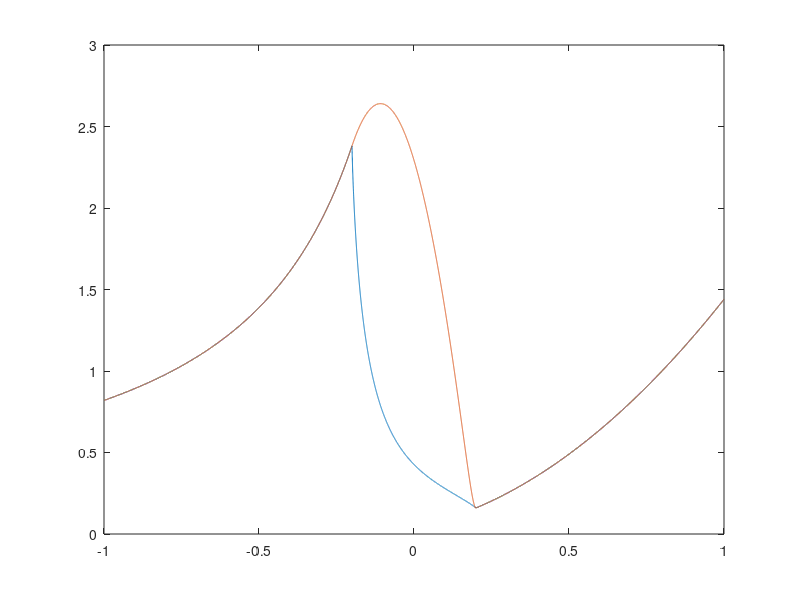

The MATLAB script that drew this image:
% demo for smoothing

eta = 0.2;

f1 = @(x) -1./(x-eta-eta/10);
f2 = @(x) (x+eta).^2;

% f1 = @(x) x^2 + 4;
% f2 = @(x) x;

t = @(x) (x - (-eta))/(2*eta);

xv = -1:.0001:1;
f = nan(size(xv));

for i = 1:length(xv)
  x = xv(i);
  if x < -eta
      f(i) = f1(x);
  elseif (x >= -eta) && (x < eta)
      f(i) = f1(x)^(1-t(x))*f2(x)^t(x);
  else
      f(i) = f2(x);
  end
end

plot(xv,f); hold on

%do tanh smoothing

cubic = @(x) -2*(t(x)^3 - 3/2*t(x)^2);

for i = 1:length(xv)
  x = xv(i);
  if x < -eta
      f(i) = f1(x);
  elseif (x >= -eta) && (x < eta)
      f(i) = f1(x)*(1-cubic(x)) + f2(x)*(cubic(x)); 
  else
      f(i) = f2(x);
  end
end

plot(xv,f); hold on